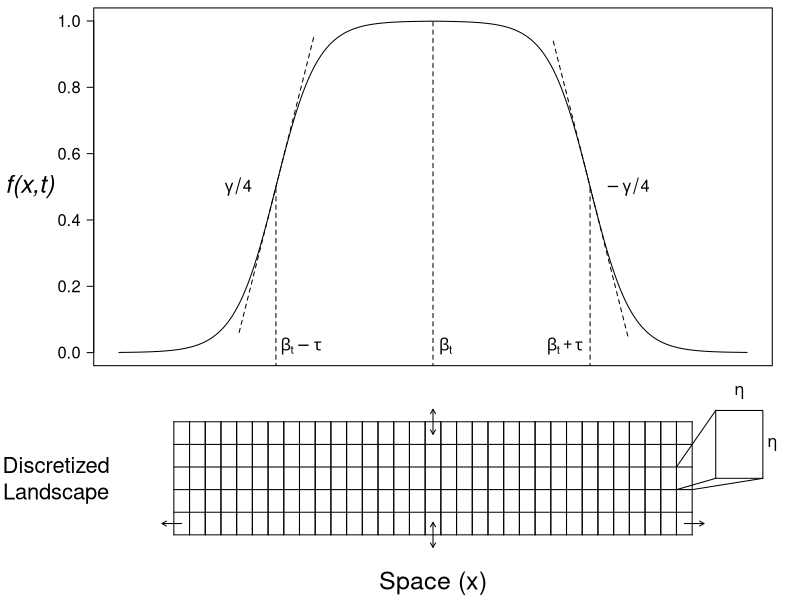

Generate this figure with R:
# This script makes a nice, annnotated graph of f(x) with the relevant parameters
#    labeled.

setwd("~/Desktop/RangeShifts/ShiftingSlopes/SchematicFigures/")

# Make a function to calculate f(x) over a given spatial extent
RangeCapacity <- function(beta, gamma, tau, xSeq){
     f <- rep(NA, length(xSeq))
     for(i in 1:length(xSeq)){
          if(xSeq[i] > beta){
               numerator <- exp(-1*gamma * (xSeq[i] - beta - tau))
               denominator <- 1 + exp(-1*gamma * (xSeq[i] - beta - tau))
               f[i] <- numerator / denominator
          } else if(xSeq[i] <= beta){
               numerator <- exp(gamma * (xSeq[i] - beta + tau))
               denominator <- 1 + exp(gamma * (xSeq[i] - beta + tau))
               f[i] <- numerator / denominator
          } 
     }
     return(f)
}

# Now pick some parameters to use for the visualization and calculate f(x)
xSeq <- seq(-500, 500, length.out = 10000)
Beta <- 0
Gamma <- 0.03
Tau <- 250
Eta <- 25
f <- RangeCapacity(beta = Beta, gamma = Gamma, tau = Tau, xSeq = xSeq)
FigMat <- matrix(c(1,1,2), nrow = 3, ncol = 1)

# Now make a nice plot of f(x) with parameter values annotated
pdf(file = "f_of_xt.pdf", width = 7, height = 3.5, onefile = FALSE, paper = "special")
     layout(FigMat)
     par(mar = c(0.5, 7, 0.5, 2) + 0.1, oma = c(3,0,0,0))
     plot(x = xSeq, y = f, type = "l", col = "black", main = "", xlab = "",
          ylab = "", xaxt = "n", las = 1, cex.axis = 1.5)
     # Add a vertical line in for beta with a label
     segments(x0 = Beta, y0 = -1, x1 = Beta, y1 = 1, lty = 2)
     #abline(v = Beta, lty = 2)
     text(x = 20, y = 0.02, labels = expression(beta["t"]), cex = 1.5)
     # Add horizontal lines in for beta +- tau
     segments(x0 = Beta + Tau, y0 = -1, x1 = Beta + Tau, y1 = 0.5, lty = 2)
     segments(x0 = Beta - Tau, y0 = -1, x1 = Beta - Tau, y1 = 0.5, lty = 2)
     text(x = Beta+Tau - 40, y = 0.02, labels = expression(beta["t"] + tau), cex = 1.5,
          xpd = NA)
     text(x = Beta-Tau + 40, y = 0.02, labels = expression(beta["t"] - tau), cex = 1.5,
          xpd = NA)
     # Add tangent lines for the slope at beta +- tau (or possibly f'(x) labels)
     # First the Beta + Tau side
     delta <- 60
     m <- (-1 * Gamma) / 4
     xHat <- Beta + Tau
     yHat <- 0.5
     y1 <- yHat + delta*m
     y2 <- yHat - delta*m
     segments(x0 = xHat + delta, y0 = y1, x1 = xHat - delta, y1 = y2, lty = 2)
     text(x = xHat + delta, y = 0.5, labels = expression(-gamma / 4), cex = 1.5)
     
     # Now the Beta - Tau side
     xHat <- Beta - Tau
     m <- Gamma / 4
     y1 <- yHat + delta*m
     y2 <- yHat - delta*m
     segments(x0 = xHat + delta, y0 = y1, x1 = xHat - delta, y1 = y2, lty = 2)
     text(x = xHat - delta, y = 0.5, labels = expression(gamma / 4), cex = 1.5)
     
     # Axis label
     mtext(expression(italic("f(x,t)")), side = 2, line = 3, cex = 1.5, las = 2)
     
     
     # Now add the grid for the discretized landscape
     plot(NA, NA, xlim = range(xSeq), ylim = c(-1*Eta, 6*Eta), axes = FALSE,
          xlab = "", ylab = "")
     # Put in the horizontal segments
     for(i in 0:5){
          segments(x0 = -400 - Eta/2, y0 = i*Eta - Eta/2, x1 = 400 + Eta/2, y1 = i*Eta - Eta/2)
     }
     # Now put in the vertical segments
     LeftEdge <- seq(-412.5, 387.5, by = Eta)
     RightEdge <- seq(-387.5, 412.5, by = Eta)
     for(i in 1:length(LeftEdge)){
          segments(x0 = LeftEdge[i], y0 = 0 - Eta/2, x1 = LeftEdge[i], y1 = 5*Eta - Eta/2)
          segments(x0 = RightEdge[i], y0 = 0 - Eta/2, x1 = RightEdge[i], y1 = 5*Eta - Eta/2)
     }
     text(labels = "Discretized\nLandscape", x = -600, y = 50, xpd = NA, cex = 2)
     
     # Create an enlarged patch for visualization
     polygon(x = c(400 + 2*Eta, 400 + 2*Eta, 400 + 5*Eta, 400 + 5*Eta),
             y = c(2*Eta, 5*Eta, 5*Eta, 2*Eta), xpd = NA)
     segments(x0 = 400 - Eta/2, y0 = 3*Eta - Eta/2, x1 = 400 + 2*Eta, y1 = 5*Eta)
     segments(x0 = 400 - Eta/2, y0 = 2*Eta - Eta/2, x1 = 400 + 2*Eta, y1 = 2*Eta)
     segments(x0 = 400 + Eta/2, y0 = 2*Eta - Eta/2, x1 = 400 + 5*Eta, y1 = 2*Eta)
     text(labels = expression(eta), x = 400+3.5*Eta, y = 5*Eta+20, xpd = NA, cex = 1.5)
     text(labels = expression(eta), x = 400+5*Eta+15, y = 3.5*Eta, xpd = NA, cex = 1.5)
     
     # Now add arrows to illustrate dispersal and wrapping boundaries
     arrows(x0 = -400, y0 = 0, x1 = -400 - 1.25*Eta, y1 = 0, length = 0.05)
     arrows(x0 = 400, y0 = 0, x1 = 400 + 1.25*Eta, y1 = 0, length = 0.05)
     arrows(x0 = 0, y0 = -1.05*Eta, x1 = 0, y1 = 0 + 0.05*Eta, length = 0.05, code = 3)
     arrows(x0 = 0, y0 = 3.95*Eta, x1 = 0, y1 = 5.05*Eta, length = 0.05, code = 3)
     
     mtext("Space (x)", side = 1, line = 2, cex = 1.5)
dev.off()

